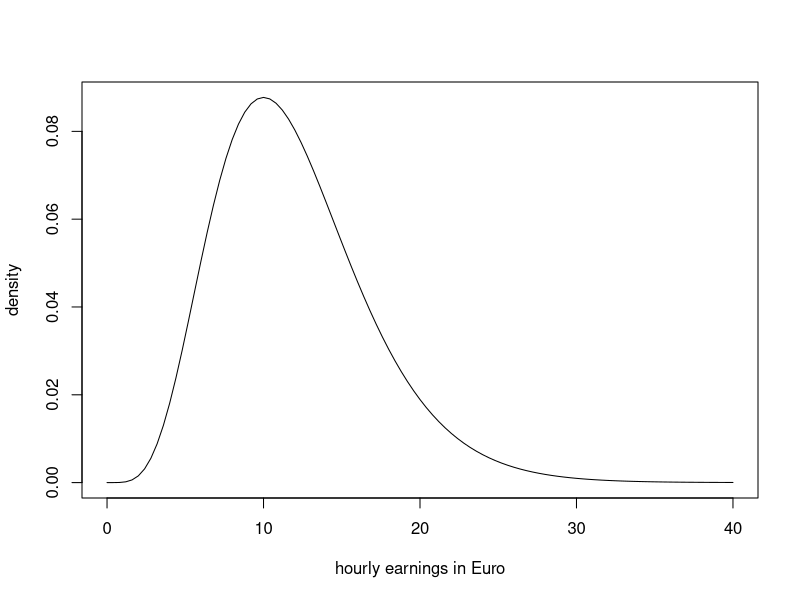
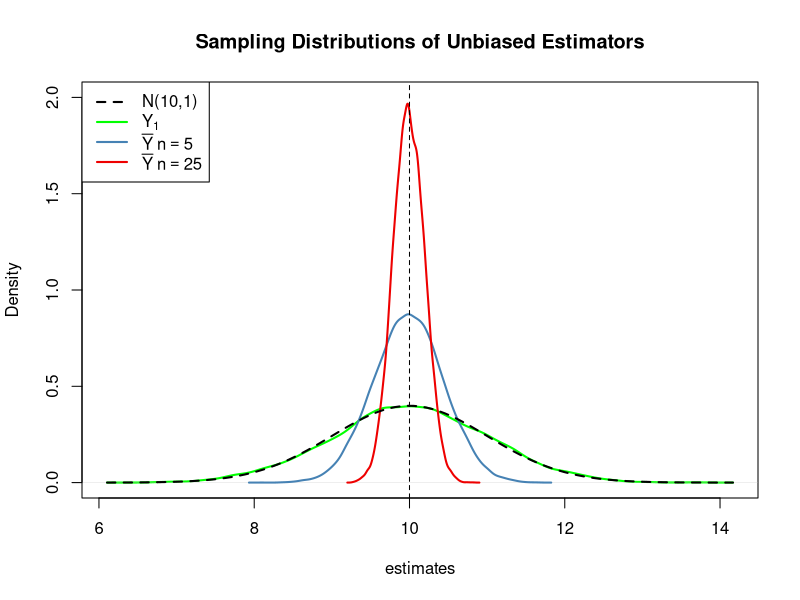
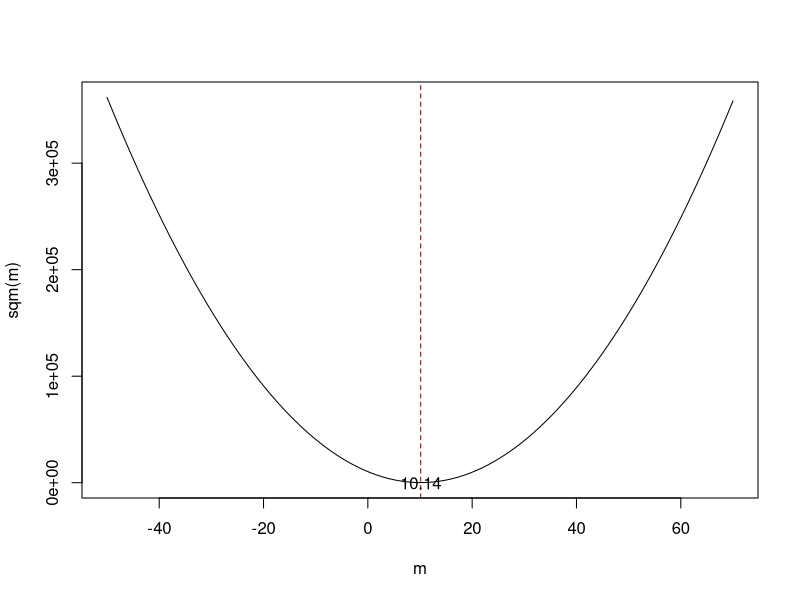
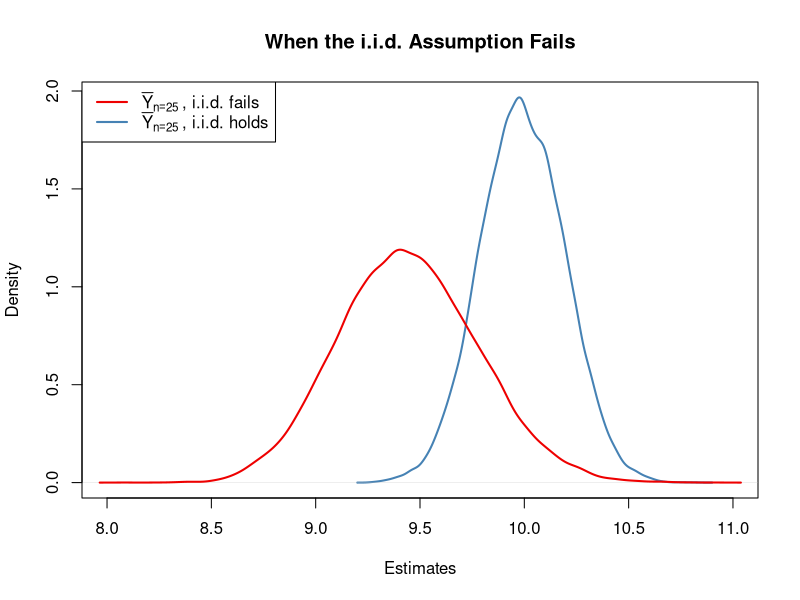
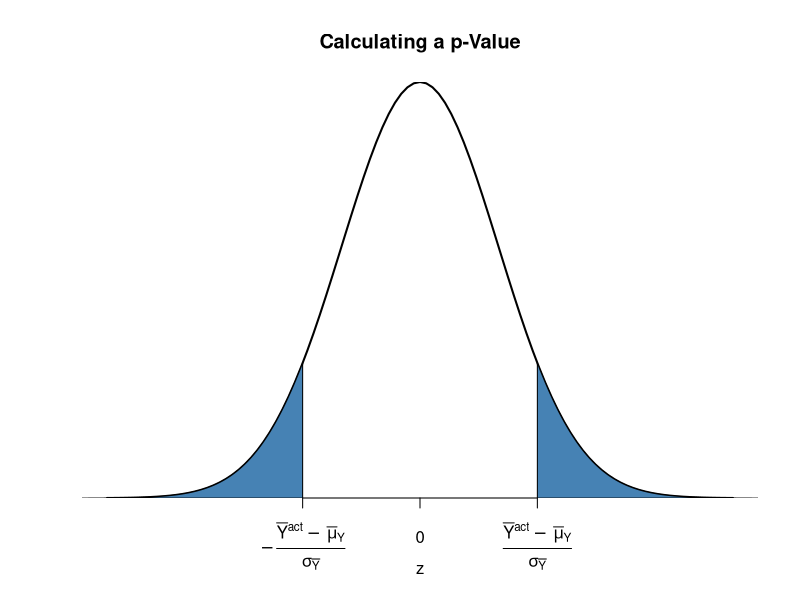
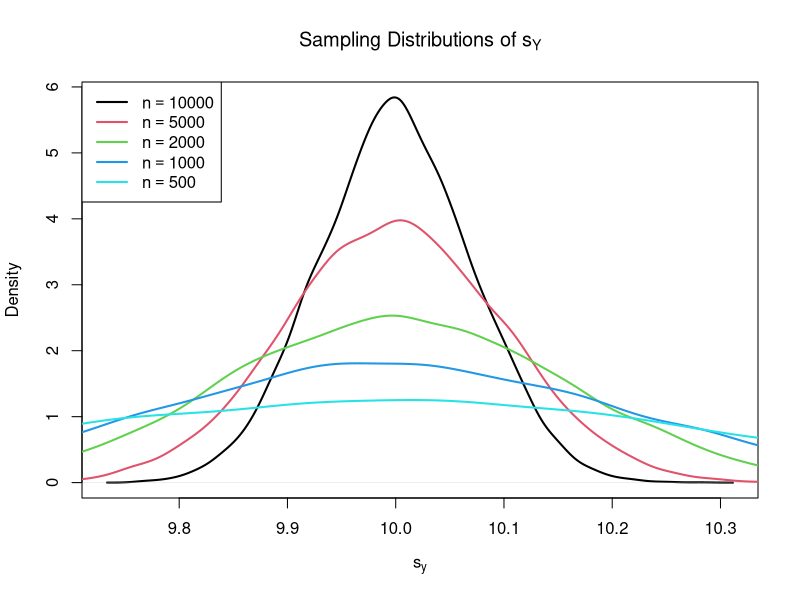
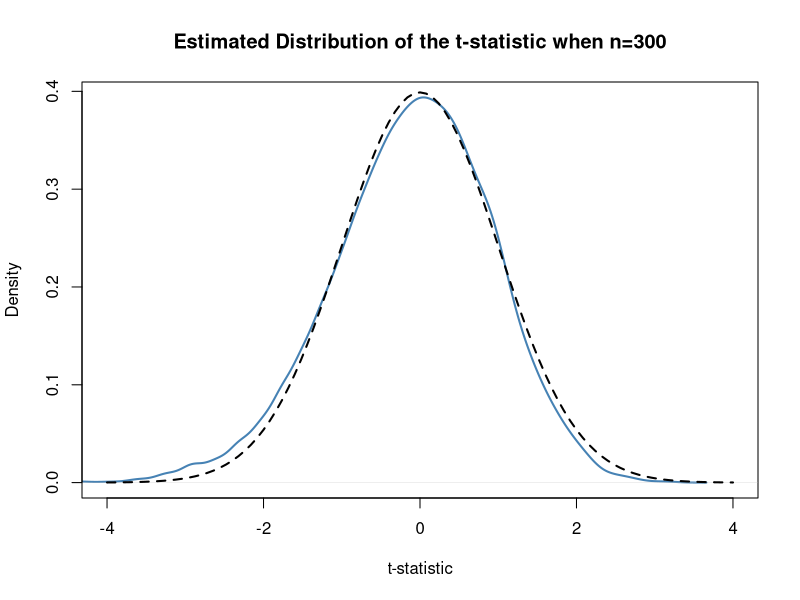
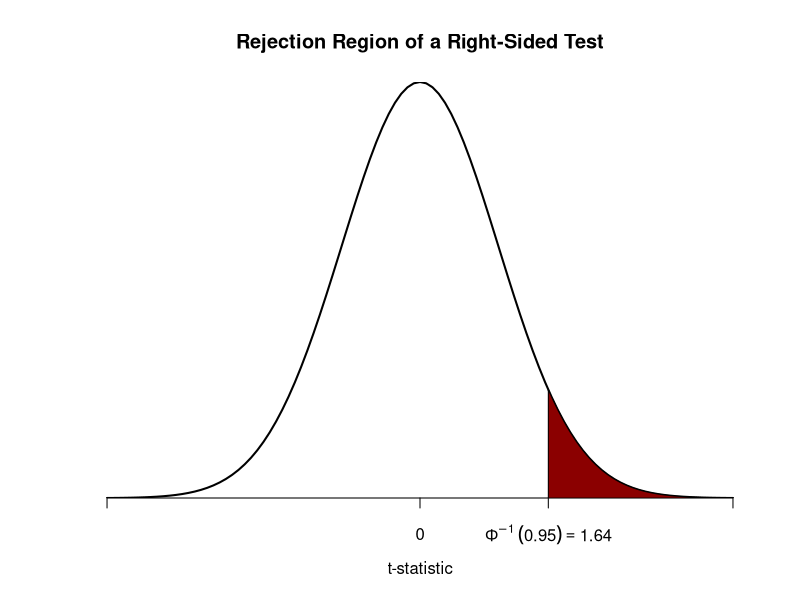

R code for these plots, in order: (Note: this script raises an error after producing the figures.)
## ---- chunk 1
cat('
<div class = "keyconcept" id="KC3.1">
<h3 class = "right"> Key Concept 3.1 </h3>          
<h3 class = "left"> Estimators and Estimates </h3>

*Estimators* are functions of sample data drawn from an unknown population. *Estimates* are numeric values computed by estimators based on the sample data. Estimators are random variables because they are functions of *random* data. Estimates are nonrandom numbers.

</div>
')
## ---- chunk 2
cat('\\begin{keyconcepts}[Estimators and Estimates]{3.1}
\\textit{Estimators} are functions of sample data that are drawn randomly from an unknown population. \\textit{Estimates} are numeric values computed by estimators based on the sample data. Estimators are random variables because they are functions of \\textit{random} data. Estimates are nonrandom numbers.
\\end{keyconcepts}')
## ---- chunk 3
# plot the chi_12^2 distribution
curve(dchisq(x, df=12), 
      from = 0, 
      to = 40, 
      ylab = "density", 
      xlab = "hourly earnings in Euro")
## ---- chunk 4
# set seed for reproducibility
set.seed(1)

# sample from the chi_12^2 distribution, use only the first observation
rsamp <- rchisq(n = 100, df = 12)
rsamp[1]
## ---- chunk 5
cat('
<div class = "keyconcept" id="KC3.2">
<h3 class = "right"> Key Concept 3.2 </h3>          
<h3 class = "left"> Bias, Consistency and Efficiency </h3>

Desirable characteristics of an estimator include unbiasedness, consistency and efficiency.

**Unbiasedness:**  
If the mean of the sampling distribution of some estimator $\\hat\\mu_Y$ for the population mean $\\mu_Y$ equals $\\mu_Y$,
$$ E(\\hat\\mu_Y) = \\mu_Y, $$
the estimator is unbiased for $\\mu_Y$. The *bias* of $\\hat\\mu_Y$ then is $0$:

$$ E(\\hat\\mu_Y) - \\mu_Y = 0$$

**Consistency:**

We want the uncertainty of the estimator $\\mu_Y$ to decrease as the number of observations in the sample grows. More precisely, we want the probability that the estimate $\\hat\\mu_Y$ falls within a small interval around the true value $\\mu_Y$ to get increasingly closer to $1$ as $n$ grows. We write this as

$$ \\hat\\mu_Y \\xrightarrow{p} \\mu_Y. $$

**Variance and efficiency:**

We want the estimator to be efficient. Suppose we have two estimators, $\\hat\\mu_Y$ and $\\overset{\\sim}{\\mu}_Y$ and for some given sample size $n$ it holds that

$$ E(\\hat\\mu_Y) = E(\\overset{\\sim}{\\mu}_Y) = \\mu_Y $$
but
$$\\text{Var}(\\hat\\mu_Y) < \\text{Var}(\\overset{\\sim}{\\mu}_Y).$$

We then prefer to use $\\hat\\mu_Y$ as it has a lower variance than $\\overset{\\sim}{\\mu}_Y$, meaning that $\\hat\\mu_Y$ is more *efficient* in using the information provided by the observations in the sample.

</div>
')
## ---- chunk 6
cat('\\begin{keyconcepts}[Bias\\comma Consistency and Efficiency]{3.2}
Desirable characteristics of an estimator include unbiasedness, consistency and efficiency.\\newline

\\textbf{Unbiasedness:}

If the mean of the sampling distribution of some estimator $\\hat\\mu_Y$ for the population mean $\\mu_Y$ equals $\\mu_Y$,
$$ E(\\hat\\mu_Y) = \\mu_Ym, $$
the estimator is unbiased for $\\mu_Y$. The \\textit{bias} of $\\hat\\mu_Y$ then is $0$:

$$ E(\\hat\\mu_Y) - \\mu_Y = 0$$

\\textbf{Consistency:}

We want the uncertainty of the estimator $\\mu_Y$ to decrease as the number of observations in the sample grows. More precisely, we want the probability that the estimate $\\hat\\mu_Y$ falls within a small interval around the true value $\\mu_Y$ to get increasingly closer to $1$ as $n$ grows. We write this as

$$ \\hat\\mu_Y \\xrightarrow{p} \\mu_Y. $$

\\textbf{Variance and efficiency:}

We want the estimator to be efficient. Suppose we have two estimators, $\\hat\\mu_Y$ and $\\overset{\\sim}{\\mu}_Y$ and for some given sample size $n$ it holds that

$$ E(\\hat\\mu_Y) = E(\\overset{\\sim}{\\mu}_Y) = \\mu_Y $$
but
$$\\text{Var}(\\hat\\mu_Y) < \\text{Var}(\\overset{\\sim}{\\mu}_Y).$$

We then prefer to use $\\hat\\mu_Y$ as it has a lower variance than $\\overset{\\sim}{\\mu}_Y$, meaning that $\\hat\\mu_Y$ is more \\textit{efficient} in using the information provided by the observations in the sample.
\\end{keyconcepts}')
## ---- chunk 7
# generate a fictious population
pop <- rnorm(10000, 10, 1)

# sample from the population and estimate the mean
est1 <- replicate(expr = mean(sample(x = pop, size = 5)), n = 25000)

est2 <- replicate(expr = mean(sample(x = pop, size = 25)), n = 25000)

fo <- replicate(expr = sample(x = pop, size = 5)[1], n = 25000)
## ---- chunk 8
# check if object type is vector
is.vector(est1)
is.vector(est2)

# check length
length(est1)
length(est2)
## ---- chunk 9
# plot density estimate Y_1
plot(density(fo), 
      col = 'green', 
      lwd = 2,
      ylim = c(0, 2),
      xlab = 'estimates',
      main = 'Sampling Distributions of Unbiased Estimators')

# add density estimate for the distribution of the sample mean with n=5 to the plot
lines(density(est1), 
     col = 'steelblue', 
     lwd = 2, 
     bty = 'l')

# add density estimate for the distribution of the sample mean with n=25 to the plot
lines(density(est2), 
      col = 'red2', 
      lwd = 2)

# add a vertical line at the true parameter
abline(v = 10, lty = 2)

# add N(10,1) density to the plot
curve(dnorm(x, mean = 10), 
     lwd = 2,
     lty = 2,
     add = T)

# add a legend
legend("topleft",
       legend = c("N(10,1)",
                  expression(Y[1]),
                  expression(bar(Y) ~ n == 5),
                  expression(bar(Y) ~ n == 25)
                  ), 
       lty = c(2, 1, 1, 1), 
       col = c('black','green', 'steelblue', 'red2'),
       lwd = 2)
## ---- chunk 10
# define the function and vectorize it
sqm <- function(m) {
 sum((y-m)^2)
}
sqm <- Vectorize(sqm)

# draw random sample and compute the mean
y <- rnorm(100, 10, 1)
mean(y)
## ---- chunk 11
# plot the objective function
curve(sqm(x), 
      from = -50, 
      to = 70,
      xlab = "m",
      ylab = "sqm(m)")

# add vertical line at mean(y)
abline(v = mean(y), 
       lty = 2, 
       col = "darkred")

# add annotation at mean(y)
text(x = mean(y), 
     y = 0, 
     labels = paste(round(mean(y), 2)))
## ---- chunk 12
# compute the population mean of pop
mean(pop)
## ---- chunk 13
# simulate outcomes for the sample mean when the i.i.d. assumption fails
est3 <-  replicate(n = 25000, 
                   expr = mean(sample(x = sort(pop), 
                                      size = 10, 
                                      prob = c(rep(4, 2500), rep(1, 7500)))))

# compute the sample mean of the outcomes
mean(est3)
## ---- chunk 14
# sampling distribution of sample mean, i.i.d. holds, n=25
plot(density(est2), 
      col = 'steelblue',
      lwd = 2,
      xlim = c(8, 11),
      xlab = 'Estimates',
      main = 'When the i.i.d. Assumption Fails')

# sampling distribution of sample mean, i.i.d. fails, n=25
lines(density(est3),
      col = 'red2',
      lwd = 2)

# add a legend
legend("topleft",
       legend = c(expression(bar(Y)[n == 25]~", i.i.d. fails"),
                  expression(bar(Y)[n == 25]~", i.i.d. holds")
                  ), 
       lty = c(1, 1), 
       col = c('red2', 'steelblue'),
       lwd = 2)
## ---- chunk 15
# plot the standard normal density on the interval [-4,4]
curve(dnorm(x),
      xlim = c(-4, 4),
      main = 'Calculating a p-Value',
      yaxs = 'i',
      xlab = 'z',
      ylab = '',
      lwd = 2,
      axes = 'F')

# add x-axis
axis(1, 
     at = c(-1.5, 0, 1.5), 
     padj = 0.75,
     labels = c(expression(-frac(bar(Y)^"act"~-~bar(mu)[Y,0], sigma[bar(Y)])),
                0,
                expression(frac(bar(Y)^"act"~-~bar(mu)[Y,0], sigma[bar(Y)]))))

# shade p-value/2 region in left tail
polygon(x = c(-6, seq(-6, -1.5, 0.01), -1.5),
        y = c(0, dnorm(seq(-6, -1.5, 0.01)),0), 
        col = 'steelblue')

# shade p-value/2 region in right tail
polygon(x = c(1.5, seq(1.5, 6, 0.01), 6),
        y = c(0, dnorm(seq(1.5, 6, 0.01)), 0), 
        col = 'steelblue')
## ---- chunk 16
# vector of sample sizes
n <- c(10000, 5000, 2000, 1000, 500)

# sample observations, estimate using 'sd()' and plot the estimated distributions
sq_y <- replicate(n = 10000, expr = sd(rnorm(n[1], 10, 10)))
plot(density(sq_y),
     main = expression('Sampling Distributions of' ~ s[Y]),
     xlab = expression(s[y]),
     lwd = 2)

for (i in 2:length(n)) {
  sq_y <- replicate(n = 10000, expr = sd(rnorm(n[i], 10, 10)))
  lines(density(sq_y), 
        col = i, 
        lwd = 2)
}

# add a legend
legend("topleft",
       legend = c(expression(n == 10000),
                  expression(n == 5000),
                  expression(n == 2000),
                  expression(n == 1000),
                  expression(n == 500)), 
       col = 1:5,
       lwd = 2)
## ---- chunk 17
cat('
<div class = "keyconcept" id="KC3.4">
<h3 class = "right"> Key Concept 3.4 </h3>          
<h3 class = "left"> The Standard Error of $\\overline{Y}$ </h3>

Take an i.i.d. sample $Y_1, \\dots, Y_n$. The mean of $Y$ is consistently estimated by $\\overline{Y}$, the sample mean of the $Y_i$. Since $\\overline{Y}$ is a random variable, it has a sampling distribution with variance $\\frac{\\sigma_Y^2}{n}$.

The standard error of $\\overline{Y}$, denoted $SE(\\overline{Y})$ is an estimator of the standard deviation of $\\overline{Y}$:

$$ SE(\\overline{Y}) = \\hat\\sigma_{\\overline{Y}} = \\frac{s_Y}{\\sqrt{n}} $$

The caret (^) over $\\sigma$ indicates that $\\hat\\sigma_{\\overline{Y}}$ is an estimator for $\\sigma_{\\overline{Y}}$. 
</div>
')
## ---- chunk 18
cat('\\begin{keyconcepts}[The Standard Error of $\\overline{Y}$]{3.4}
Take an i.i.d. sample $Y_1, \\dots, Y_n$. The mean of $Y$ is consistently estimated by $\\overline{Y}$, the sample mean of the $Y_i$. Since $\\overline{Y}$ is a random variable, it has a sampling distribution with variance $\\frac{\\sigma_Y^2}{n}$.

The standard error of $\\overline{Y}$, denoted $SE(\\overline{Y})$ is an estimator of the standard deviation of $\\overline{Y}$:

$$ SE(\\overline{Y}) = \\hat\\sigma_{\\overline{Y}} = \\frac{s_Y}{\\sqrt{n}} $$

The caret (\\string^) over $\\sigma$ indicates that $\\hat\\sigma_{\\overline{Y}}$ is an estimator for $\\sigma_{\\overline{Y}}$. 
\\end{keyconcepts}
')
## ---- chunk 19
# draw 10000 samples of size 100 and estimate the mean of Y and
# estimate the standard error of the sample mean

mean_estimates <- numeric(10000)
se_estimates <- numeric(10000)

for (i in 1:10000) {
  
  s <- sample(0:1, 
              size = 100,  
              prob = c(0.9, 0.1),
              replace = T)
  
  mean_estimates[i] <- mean(s)
  se_estimates[i] <- sqrt(mean(s) * (1 - mean(s)) / 100)

}

mean(mean_estimates)
mean(se_estimates)
## ---- chunk 20
# sample and estimate, compute standard error
samplemean_act <- mean(
  sample(0:1, 
         prob = c(0.9, 0.1), 
         replace = T, 
         size = 100))

SE_samplemean <- sqrt(samplemean_act * (1 - samplemean_act) / 100)

# null hypothesis
mean_h0 <- 0.1

# compute the p-value
pvalue <- 2 * pnorm(- abs(samplemean_act - mean_h0) / SE_samplemean)
pvalue
## ---- chunk 21
# compute a t-statistic for the sample mean
tstatistic <- (samplemean_act - mean_h0) / SE_samplemean
tstatistic
## ---- chunk 22
# prepare empty vector for t-statistics
tstatistics <- numeric(10000)

# set sample size
n <- 300

# simulate 10000 t-statistics
for (i in 1:10000) {
  
  s <- sample(0:1, 
              size = n,  
              prob = c(0.9, 0.1),
              replace = T)
  
  tstatistics[i] <- (mean(s)-0.1)/sqrt(var(s)/n)
  
}
## ---- chunk 23
# plot density and compare to N(0,1) density
plot(density(tstatistics),
     xlab = 't-statistic',
     main = 'Estimated Distribution of the t-statistic when n=300',
     lwd = 2,
     xlim = c(-4, 4),
     col = 'steelblue')

# N(0,1) density (dashed)
curve(dnorm(x), 
      add = T, 
      lty = 2, 
      lwd = 2)
## ---- chunk 24
cat('
<div class = "keyconcept" id="KC3.5">
<h3 class = "right"> Key Concept 3.5 </h3>          
<h3 class = "left"> The Terminology of Hypothesis Testing </h3>

In hypothesis testing, two types of mistakes are possible:

1. The null hypothesis *is* rejected although it is true (type-I-error)  

2. The null hypothesis *is not* rejected although it is false (type-II-error) 

The **significance level** of the test is the probability to commit a type-I-error we are willing to accept in advance. E.g., using a prespecified significance level of $0.05$, we reject the null hypothesis if and only if the $p$-value is less than $0.05$. The significance level is chosen before the test is conducted.

An equivalent procedure is to reject the null hypothesis if the observed test statistic is, in absolute value terms, larger than the **critical value** of the test statistic. The critical value is determined by the significance level chosen and defines two disjoint sets of values which are called **acceptance region** and **rejection region**. The acceptance region contains all values of the test statistic for which the test does not reject while the rejection region contains all the values for which the test does reject.

The **$p$-value** is the probability that, in repeated sampling under the same conditions a test statistic is observed that provides just as much evidence against the null hypothesis as the test statistic actually observed.

The actual probability that the test rejects the true null hypothesis is called the **size of the test**. In an ideal setting, the size does equals the significance level.

The probability that the test correctly rejects a false null hypothesis is called **power**. 

</div>
')
## ---- chunk 25
cat('\\begin{keyconcepts}[The Terminology of Hypothesis Testing]{3.5}
In hypothesis testing, two types of mistakes are possible:\\newline

\\begin{enumerate}
\\item The null hypothesis \\textit{is} rejected although it is true (type-I-error)  
\\item The null hypothesis \\textit{is not} rejected although it is false (type-II-error) 
\\end{enumerate}\\vspace{0.5cm}

The \\textit{significance level} of the test is the probability to commit a type-I-error we are willing to accept in advance. E.g., using a prespecified significance level of $0.05$, we reject the null hypothesis if and only if the $p$-value is less than $0.05$. The significance level is chosen before the test is conducted.\\newline

An equivalent procedure is to reject the null hypothesis if the observed test statistic is, in absolute value terms, larger than the \\textit{critical value} of the test statistic. The critical value is determined by the significance level chosen and defines two disjoint sets of values which are called \\textit{acceptance region} and \\textit{rejection region}. The acceptance region contains all values of the test statistic for which the test does not reject while the rejection region contains all the values for which the test does reject.\\newline

The \\textit{$p$-value} is the probability that, in repeated sampling under the same conditions, a test statistic is observed that provides just as much evidence against the null hypothesis as the test statistic actually observed.\\newline

The actual probability that the test rejects the true null hypothesis is called the \\textit{size of the test}. In an ideal setting, the size equals the significance level.\\newline

The probability that the test correctly rejects a false null hypothesis is called \\textit{power}. 
\\end{keyconcepts}
')
## ---- chunk 26
# check whether p-value < 0.05
pvalue < 0.05
## ---- chunk 27
# check the critical value
qnorm(p = 0.975)

# check whether the null is rejected using the t-statistic computed further above
abs(tstatistic) > 1.96
## ---- chunk 28
cat('
<div class = "keyconcept" id="KC3.6">
<h3 class = "right"> Key Concept 3.6 </h3>          
<h3 class = "left"> Testing the Hypothesis $E(Y) = \\mu_{Y,0}$ Against the Alternative $E(Y) \\neq \\mu_{Y,0}$ </h3>

1. Estimate $\\mu_{Y}$ using $\\overline{Y}$ and compute the $SE(\\overline{Y})$, standard error of $\\overline{Y}$.

2. Compute the $t$-statistic.

3. Compute the $p$-value and reject the null hypothesis at the $5\\%$ level of significance if the $p$-value is smaller than $0.05$ or, equivalently, if
$$ \\left\\lvert t^{act} \\right\\rvert > 1.96. $$
</div>

')
## ---- chunk 29
cat('\\begin{keyconcepts}[Testing the Hypothesis $E(Y) = \\mu_{Y,0}$ Against the Alternative $E(Y) \\neq \\mu_{Y,0}$]{3.6}
\\begin{enumerate}
\\item Estimate $\\mu_{Y}$ using $\\overline{Y}$ and compute $SE(\\overline{Y})$, the standard error of $SE(\\overline{Y})$.
\\item Compute the $t$-statistic.
\\item Compute the $p$-value and reject the null hypothesis at the $5\\%$ level of significance if the $p$-value is smaller than $0.05$ or, equivalently, if $$\\left\\lvert t^{act} \\right\\rvert > 1.96.$$
\\end{enumerate}
\\end{keyconcepts}
')
## ---- chunk 30
# plot the standard normal density on the domain [-4,4]
curve(dnorm(x),
      xlim = c(-4, 4),
      main = 'Rejection Region of a Right-Sided Test',
      yaxs = 'i',
      xlab = 't-statistic',
      ylab = '',
      lwd = 2,
      axes = 'F')

# add the x-axis
axis(1, 
     at = c(-4, 0, 1.64, 4), 
     padj = 0.5,
     labels = c('', 0, expression(Phi^-1~(.95)==1.64), ''))

# shade the rejection region in the left tail
polygon(x = c(1.64, seq(1.64, 4, 0.01), 4),
        y = c(0, dnorm(seq(1.64, 4, 0.01)), 0), 
        col = 'darkred')
## ---- chunk 31
# plot the the standard normal density on the domain [-4,4]
curve(dnorm(x),
      xlim = c(-4, 4),
      main = 'Rejection Region of a Left-Sided Test',
      yaxs = 'i',
      xlab = 't-statistic',
      ylab = '',
      lwd = 2,
      axes = 'F')

# add x-axis
axis(1, 
     at = c(-4, 0, -1.64, 4), 
     padj = 0.5,
     labels = c('', 0, expression(Phi^-1~(.05)==-1.64), ''))

# shade rejection region in right tail
polygon(x = c(-4, seq(-4, -1.64, 0.01), -1.64),
        y = c(0, dnorm(seq(-4, -1.64, 0.01)), 0), 
        col = 'darkred')
## ---- chunk 32
cat('
<div class = "keyconcept" id="KC3.7">
<h3 class = "right"> Key Concept 3.7 </h3>          
<h3 class = "left"> Confidence Intervals for the Population Mean </h3>

A $95\\%$ confidence interval for $\\mu_Y$ is a random variable that contains the true $\\mu_Y$ in $95\\%$ of all possible random samples. When $n$ is large we can use the normal approximation. Then, $99\\%$, $95\\%$, $90\\%$ confidence intervals are

\\begin{align}
&99\\%\\text{ confidence interval for } \\mu_Y = \\left[ \\overline{Y} \\pm 2.58 \\times SE(\\overline{Y}) \\right], \\\\
&95\\%\\text{ confidence interval for } \\mu_Y = \\left[\\overline{Y} \\pm 1.96 \\times SE(\\overline{Y}) \\right], \\\\
&90\\%\\text{ confidence interval for } \\mu_Y = \\left[ \\overline{Y} \\pm 1.64 \\times SE(\\overline{Y}) \\right].
\\end{align}

These confidence intervals are sets of null hypotheses we cannot reject in a two-sided hypothesis test at the given level of confidence.

Now consider the following statements.

1. In repeated sampling, the interval
$$ \\left[ \\overline{Y} \\pm 1.96 \\times SE(\\overline{Y}) \\right] $$
covers the true value of $\\mu_Y$ with a probability of $95\\%$.

2. We have computed $\\overline{Y} = 5.1$ and $SE(\\overline{Y})=2.5$ so the interval
$$ \\left[ 5.1  \\pm 1.96 \\times 2.5 \\right] = \\left[0.2,10\\right] $$ covers the true value of $\\mu_Y$ with a probability of $95\\%$.

While 1. is right (this is in line with the definition above), 2. is wrong and none of your lecturers wants to read such a sentence in a term paper, written exam or similar, believe us.
The difference is that, while 1. is the definition of a random variable, 2. is one possible *outcome* of this random variable so there is no meaning in making any probabilistic statement about it. Either the computed interval does cover $\\mu_Y$ *or* it does not!

</div>
')
## ---- chunk 33
cat('\\begin{keyconcepts}[Confidence Intervals for the Population Mean]{3.7}
A $95\\%$ confidence interval for $\\mu_Y$ is a \\texttt{random variable} that contains the true $\\mu_Y$ in $95\\%$ of all possible random samples. When $n$ is large we can use the normal approximation. Then, $99\\%$, $95\\%$, $90\\%$ confidence intervals are

\\begin{align}
&99\\%\\text{ confidence interval for } \\mu_Y = \\left[ \\overline{Y} \\pm 2.58 \\times SE(\\overline{Y}) \\right], \\\\
&95\\%\\text{ confidence interval for } \\mu_Y = \\left[\\overline{Y} \\pm 1.96 \\times SE(\\overline{Y}) \\right], \\\\
&90\\%\\text{ confidence interval for } \\mu_Y = \\left[ \\overline{Y} \\pm 1.64 \\times SE(\\overline{Y}) \\right].
\\end{align}

These confidence intervals are sets of null hypotheses we cannot reject in a two-sided hypothesis test at the given level of confidence.\\newline

Now consider the following statements.\\newline

\\begin{enumerate}
\\item In repeated sampling, the interval
$$ \\left[ \\overline{Y} \\pm 1.96 \\times SE(\\overline{Y}) \\right] $$
covers the true value of $\\mu_Y$ with a probability of $95\\%$.

\\item We have computed $\\overline{Y} = 5.1$ and $SE(\\overline{Y})=2.5$ so the interval
$$ \\left[5.1  \\pm 1.96 \\times 2.5 \\right] = \\left[0.2,10\\right] $$ covers the true value of $\\mu_Y$ with a probability of $95\\%$.
\\end{enumerate}\\vspace{0.5cm}

While 1. is right (this is in line with the definition above), 2. is wrong and none of your lecturers wants to read such a sentence in a term paper, written exam or similar, believe us.
The difference is that, while 1. is the definition of a random variable, 2. is one possible \\textit{outcome} of this random variable so there is no meaning in making any probabilistic statement about it. Either the computed interval \\textit{does cover} $\\mu_Y$ or it \\textit{does not}!
\\end{keyconcepts}
')
## ---- chunk 34
# set seed
set.seed(1)

# generate some sample data
sampledata <- rnorm(100, 10, 10)

# check the type of the outcome produced by t.test
typeof(t.test(sampledata))

# display the list elements produced by t.test
ls(t.test(sampledata))
## ---- chunk 35
t.test(sampledata)$"conf.int"
## ---- chunk 36
t.test(sampledata)
## ---- chunk 37
# set random seed
set.seed(1)

# draw data from two different populations with equal mean
sample_pop1 <- rnorm(100, 10, 10)
sample_pop2 <- rnorm(100, 10, 20)

# perform a two sample t-test
t.test(sample_pop1, sample_pop2)
## ---- chunk 38
# load the 'readxl' package
library(readxl)
## ---- chunk 39
# import the data into R
cps <- read_excel(path = 'data/cps_ch3.xlsx')
## ---- chunk 40
# load the 'dplyr' package
library(dplyr)
## ---- chunk 41
# get an overview of the data structure
head(cps)

# group data by gender and year and compute the mean, standard deviation
# and number of observations for each group
avgs <- cps %>% 
        group_by(a_sex, year) %>% 
        summarise(mean(ahe08), 
                  sd(ahe08), 
                  n())

# print the results to the console
print(avgs)
## ---- chunk 42
# split the dataset by gender
male <- avgs %>% filter(a_sex == 1) 
female <- avgs %>% filter(a_sex == 2)

# rename columns of both splits
colnames(male)   <- c("Sex", "Year", "Y_bar_m", "s_m", "n_m")
colnames(female) <- c("Sex", "Year", "Y_bar_f", "s_f", "n_f")

# estimate gender gaps, compute standard errors and confidence intervals for all dates
gap <- male$Y_bar_m - female$Y_bar_f

gap_se <- sqrt(male$s_m^2 / male$n_m + female$s_f^2 / female$n_f)

gap_ci_l <- gap - 1.96 * gap_se

gap_ci_u <- gap + 1.96 * gap_se

result <- cbind(male[,-1], female[,-(1:2)], gap, gap_se, gap_ci_l, gap_ci_u)

# print the results to the console
print(result, digits = 3)
## ---- chunk 43
# set random seed
set.seed(123)

# generate dataset
X <- runif(n = 100, 
           min = 18, 
           max = 70)

Y <- X + rnorm(n=100, 50, 15)

# plot observations
plot(X, 
     Y, 
     type = "p",
     main = "A Scatterplot of X and Y",
     xlab = "Age",
     ylab = "Earnings",
     col = "steelblue",
     pch = 19)
## ---- chunk 44
# compute sample covariance of X and Y
cov(X, Y)

# compute sample correlation between X and Y
cor(X, Y)

# an equivalent way to compute the sample correlation
cov(X, Y) / (sd(X) * sd(Y))
## ---- chunk 45
library(MASS)

# set random seed
set.seed(1)

# positive correlation (0.81)
example1 <- mvrnorm(100,
                    mu = c(0, 0), 
                    Sigma = matrix(c(2, 2, 2, 3), ncol = 2),
                    empirical = TRUE)

# negative correlation (-0.81)
example2 <- mvrnorm(100,
                    mu = c(0, 0), 
                    Sigma = matrix(c(2, -2, -2, 3), ncol = 2),
                    empirical = TRUE)

# no correlation 
example3 <- mvrnorm(100,
                    mu = c(0, 0), 
                    Sigma = matrix(c(1, 0, 0, 1), ncol = 2),
                    empirical = TRUE)

# no correlation (quadratic relationship)
X <- seq(-3, 3, 0.01)
Y <- - X^2 + rnorm(length(X))

example4 <- cbind(X, Y)

# divide plot area as 2-by-2 array
par(mfrow = c(2, 2))

# plot datasets
plot(example1, col = 'steelblue', pch = 20, xlab = 'X', ylab = 'Y', 
     main = "Correlation = 0.81")

plot(example2, col = 'steelblue', pch = 20, xlab = 'X', ylab = 'Y', 
     main = "Correlation = -0.81")

plot(example3, col = 'steelblue', pch = 20, xlab = 'X', ylab = 'Y', 
     main = "Correlation = 0")

plot(example4, col = 'steelblue', pch = 20, xlab = 'X', ylab = 'Y', 
     main = "Correlation = 0")
## ---- chunk 46
if (my_output=="html") {
  cat('
<div  class = "DCexercise">

#### 1. Biased ... {-}

Consider the following alternative estimator for $\\mu_Y$, the mean of the $Y_i$

$$\\widetilde{Y}=\\frac{1}{n-1}\\sum\\limits_{i=1}^n Y_i$$

In this exercise we will illustrate that this estimator is a biased estimator for $\\mu_Y$.

**Instructions:**

  + Define a function <tt>Y_tilde</tt> that implements the estimator above.
  
  + Randomly draw 5 observations from the $\\mathcal{N}(10, 25)$ distribution and compute an estimate using <tt>Y_tilde()</tt>. Repeat this procedure 10000 times and store the results in <tt>est_biased</tt>. 
  
  + Plot a histogram of <tt>est_biased</tt>.
  
  + Add a red vertical line at $\\mu=10$ using the function <tt>abline()</tt>.
  
<iframe src="DCL/ex3_1.html" frameborder="0" scrolling="no" style="width:100%;height:400px"></iframe>

**Hints:**

  + To compute the sum of a vector you can use <tt>sum()</tt>, to get the length of a vector you can use <tt>length()</tt>.
  
  + Use the function <tt>replicate()</tt> to compute repeatedly estimates of random samples. With the arguments <tt>expr</tt> and <tt>n</tt> you can specify the operation and how often it has to be replicated.
  
  + A histogram can be plotted with the function <tt>hist()</tt>.
  
  + The point on the x-axis as well as the color for the vertical line can be specified via the arguments <tt>v</tt> and <tt>col</tt>.

</div>')
} else {
  cat('\\begin{center}\\textit{This interactive part of the book is only available in the HTML version.}\\end{center}')
}
## ---- chunk 47
if (my_output=="html") {
  cat('
<div  class = "DCexercise">

#### 2. ... but consistent estimator {-}

Consider again the estimator from the previous exercise. It is available in your environment as the function <tt>Y_tilde()</tt>. You are requested to do the same procedure as in the previous exercise. This time, however, increase the number of observations to draw from 5 to 1000. 

What do you notice? What can you say about this estimator?

**Instructions:**

  + Randomly draw 1000 observations from the $\\mathcal{N}(10, 25)$ distribution and compute an estimate of the mean using <tt>Y_tilde()</tt>. Repeat this procedure 10000 times and store the results in <tt>est_consistent</tt>. 
  
  + Plot a histogram of <tt>est_consistent</tt>.
  
  + Add a red vertical line at $\\mu=10$ using the function <tt>abline()</tt>.
  
<iframe src="DCL/ex3_2.html" frameborder="0" scrolling="no" style="width:100%;height:340px"></iframe>

**Hints:**

  + Use the function <tt>replicate()</tt> to compute estimates of repeatedly drawn random samples. Using the arguments <tt>expr</tt> and <tt>n</tt> you may specify the operation and how often it will be replicated.
  
  + A histogram can be plotted with the function <tt>hist()</tt>.
  
  + The position on the x-axis as well as the color for the vertical line can be specified via the arguments <tt>v</tt> and <tt>col</tt>.

</div>')}
## ---- chunk 48
if (my_output=="html") {
  cat('
<div  class = "DCexercise">

#### 3. Efficiency of an Estimator {-}

In this exercise we want to illustrate the result that the sample mean

$$\\hat{\\mu}_Y=\\sum\\limits_{i=1}^{n}a_iY_i$$ with the equal weighting scheme $a_i=\\frac{1}{n}$ for $i=1,...,n$ is the best linear unbiased estimator (BLUE) of $\\mu_Y$. 

As an alternative, consider the estimator

$$\\tilde{\\mu}_Y=\\sum\\limits_{i=1}^{n}b_iY_i$$

where $b_i$ gives the first $\\frac{n}{2}$ observations a higher weighting than the second $\\frac{n}{2}$ observations (we assume that $n$ is even for simplicity). 

The vector of weights <tt>w</tt> has been defined already and is available in your working environment.

**Instructions:**

  + Verify that $\\tilde{\\mu}$ is an unbiased estimator of $\\mu_Y$, the mean of the $Y_i$.
  
  + Implement the alternative estimator of $\\mu_Y$ as a function <tt>mu_tilde()</tt>.

  + Randomly draw 100 observations from the $\\mathcal{N}(5, 10)$ distribution and compute estimates with both estimators. Repeat this procedure 10000 times and store the results in <tt>est_bar</tt> and <tt>est_tilde</tt>.
  
  + Compute the sample variances of <tt>est_bar</tt> and <tt>est_tilde</tt>. What can you say about both estimators?
  
<iframe src="DCL/ex3_3.html" frameborder="0" scrolling="no" style="width:100%;height:420px"></iframe>

**Hints:**

  + In order for $\\tilde{\\mu}$ to be an unbiased estimator all weights have to sum up to 1.
  
  + Use the function <tt>replicate()</tt> to compute estimates of repeatedly drawn samples. With the arguments <tt>expr</tt> and <tt>n</tt> you can specify the operation and how often it is replicated.

  + You may use <tt>var()</tt> the compute the sample variance.

</div>')}
## ---- chunk 49
if (my_output=="html") {
  cat('
<div  class = "DCexercise">

#### 4. Hypothesis Test --- $t$-statistic {-}

Consider the CPS dataset from Chapter \\@ref(aattggoe) again. The dataset <tt>cps</tt> is available in your working environment.

We suppose that the average hourly earnings (in prices of 2012) <tt>ahe12</tt> exceed 23.50 $\\$/h$ and wish to test this hypothesis at a significance level of $\\alpha=0.05$. Please do the following:

**Instructions:**

  + Compute the test statistic by hand and assign it to <tt>tstat</tt>.
  
  + Use <tt>tstat</tt> to accept or reject the null hypothesis. Please do so using the normal approximation. 
  
<iframe src="DCL/ex3_4.html" frameborder="0" scrolling="no" style="width:100%;height:340px"></iframe>

**Hints:**

  + We test $H_0:\\mu_{Y_{ahe}}\\leq 23.5$ vs. $H_1:\\mu_{Y_{ahe}}>23.5$. That is, we conduct a right-sided test.
  
  + The $t$-statistic is defined as $\\frac{\\bar{Y}-\\mu_{Y,0}}{s_{Y}/\\sqrt{n}}$ where $s_Y$ denotes the sample variance.

  + To decide whether the null hypothesis is accepted or rejected you can compare the $t$-statistic with the respective quantile of the standard normal distribution. Use logical operators.

</div>')}
## ---- chunk 50
if (my_output=="html") {
  cat('
<div  class = "DCexercise">

#### 5. Hypothesis Test --- $p$-value {-}

Reconsider the test situation from the previous exercise. The dataset <tt>cps</tt> as well as the vector <tt>tstat</tt> are available in your working environment.

Instead of using the $t$-statistic as decision criterion you may also use the $p$-value. Now please do the following:

**Instructions:**

  + Compute the $p$-value by hand and assign it to <tt>pval</tt>.
  
  + Use <tt>pval</tt> to accept or reject the null hypothesis.
  
<iframe src="DCL/ex3_5.html" frameborder="0" scrolling="no" style="width:100%;height:340px"></iframe>

**Hints:**

  + The $p$-value for a right-sided test can be computed as $p=P(t>t^{act}|H_0)$.
  
  + We reject the null if $p<\\alpha$. Use logical operators to check for this.

</div>')}
## ---- chunk 51
if (my_output=="html") {
  cat('
<div  class = "DCexercise">

#### 6. Hypothesis Test --- One Sample $t$-test {-}

In the last two exercises we discussed two ways of conducting a hypothesis test. These approaches are somewhat cumbersome to apply by hand which is why <tt>R</tt> provides the function <tt>t.test()</tt>. It does most of the work automatically. <tt>t.test()</tt> provides $t$-statistics, $p$-values and even confidence intervals (more on the latter in later exercises). Note that <tt>t.test()</tt> uses the $t$-distribution instead of the normal distribution which becomes important when the sample size is small. 

The dataset <tt>cps</tt> and the variable <tt>pval</tt> from Exercise 3.4 are available in your working environment.

**Instructions:**

  + Conduct the hypothesis test from previous exercises using the function <tt>t.test()</tt>.
  
  + Extract the $t$-statistic and the $p$-value from the list created by <tt>t.test()</tt>. Assign them to the variables <tt>tstat</tt> and <tt>pvalue</tt>.
  
  + Verify that using the normal approximation here is valid as well by computing the difference between both $p$-values.
  
<iframe src="DCL/ex3_6.html" frameborder="0" scrolling="no" style="width:100%;height:340px"></iframe>

**Hints:**

  + The type of the test as well as the null hypothesis can be specified via the arguments <tt>alternative</tt> and <tt>mu</tt>.
  
  + The $t$-statistic and the $p$-value can be obtained via <tt>\\$statistic</tt> and <tt>\\$p.value</tt>, respectively.

</div>')}
## ---- chunk 52
if (my_output=="html") {
  cat('
<div  class = "DCexercise">

#### 7. Hypothesis Test --- Two Sample $t$-test {-}

Consider the annual maximum sea levels at Port Pirie (Southern Australia) and Fremantle (Western Australia) for the last 30 years.

The observations are made available as vectors <tt>portpirie</tt> and <tt>fremantle</tt> in your working environment.

**Instructions:**

  + Test whether there is a significant difference in the annual maximum sea levels at a significance level of $\\alpha=0.05$.

<iframe src="DCL/ex3_7.html" frameborder="0" scrolling="no" style="width:100%;height:340px"></iframe>

**Hints:**

  + We test $H_0:\\mu_{P}-\\mu_{F}=0$ vs. $H_1:\\mu_{P}-\\mu_{F}\\ne 0$. That is, we conduct a two sample $t$-test.
  
  + For a two sample $t$-test the function <tt>t.test()</tt> expects two vectors containing the data.

</div>')}
## ---- chunk 53
if (my_output=="html") {
  cat('
<div  class = "DCexercise">

#### 8. Confidence Interval {-}

Reconsider the test situation concerning the annual maximum sea levels at Port Pirie and Fremantle.

The variables <tt>portpirie</tt> and <tt>fremantle</tt> are again available in your working environment.

**Instructions:**

  + Construct a $95\\%$-confidence interval for the difference in the sea levels using <tt>t.test()</tt>.

<iframe src="DCL/ex3_8.html" frameborder="0" scrolling="no" style="width:100%;height:340px"></iframe>

**Hint:**

  + The function <tt>t.test()</tt> computes a $95\\%$ confidence interval by default. This is accessible via <tt>$conf.int</tt>.

</div>')}
## ---- chunk 54
if (my_output=="html") {
  cat('
<div  class = "DCexercise">

#### 9. (Co)variance and Correlation I {-}

Consider a random sample $(X_i, Y_i)$ for $i=1,...,100$.

The respective vectors <tt>X</tt> and <tt>Y</tt> are available in your working environment.

**Instructions:**

  + Compute the variance of $X$ using the function <tt>cov()</tt>.
  
  + Compute the covariance of $X$ and $Y$.
  
  + Compute the correlation between $X$ and $Y$.

<iframe src="DCL/ex3_9.html" frameborder="0" scrolling="no" style="width:100%;height:340px"></iframe>

**Hints:**

  + The variance is a special case of the covariance.
  
  + <tt>cov()</tt> as well as <tt>cor()</tt> expect a vector for each variable.

</div>')}
## ---- chunk 55
if (my_output=="html") {
  cat('
<div  class = "DCexercise">

#### 10. (Co)variance and Correlation II {-}

In this exercise we want to examine the limitations of the correlation as a dependency measure. 

Once the session has initialized you will see the plot of 100 realizations from two random variables $X$ and $Y$.

The respective observations are available in the vectors <tt>X</tt> and <tt>Y</tt> in your working environment.

**Instructions:**

  + Compute the correlation between $X$ and $Y$. Interpret your result critically.

<iframe src="DCL/ex3_10.html" frameborder="0" scrolling="no" style="width:100%;height:340px"></iframe>

**Hint:**

  + <tt>cor()</tt> expects a vector for each variable.

</div>')}
